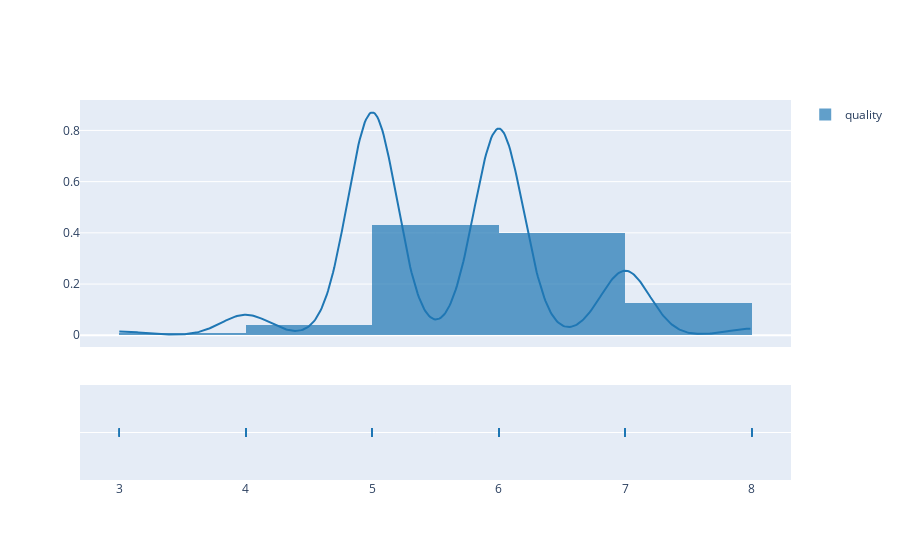

Here is the notebook cell this chart was saved with:
### Code cell
for i in df.columns:
  figure = ff.create_distplot(hist_data=[df[i]],group_labels=[i])
figure
# here for loop's techinque is not working

### Figure 1 — Plotly figure (JSON) as saved in the notebook; plotly's stock layout.template omitted (floating-point values rounded to 4 significant figures; data arrays with more than 128 entries replaced by an {"elided": "..."} marker saying what was removed)
{"data": [{"autobinx": false, "histnorm": "probability density", "legendgroup": "quality", "marker": {"color": "rgb(31, 119, 180)"}, "name": "quality", "opacity": 0.7, "type": "histogram", "x": {"elided": "1359 int values"}, "xaxis": "x", "xbins": {"end": 8, "size": 1, "start": 3}, "yaxis": "y"}, {"legendgroup": "quality", "marker": {"color": "rgb(31, 119, 180)"}, "mode": "lines", "name": "quality", "showlegend": false, "type": "scatter", "x": {"elided": "500 float values"}, "xaxis": "x", "y": {"elided": "500 float values"}, "yaxis": "y"}, {"legendgroup": "quality", "marker": {"color": "rgb(31, 119, 180)", "symbol": "line-ns-open"}, "mode": "markers", "name": "quality", "showlegend": false, "type": "scatter", "x": {"elided": "1359 int values"}, "xaxis": "x", "y": {"elided": "1359 str values"}, "yaxis": "y2"}], "layout": {"barmode": "overlay", "hovermode": "closest", "legend": {"traceorder": "reversed"}, "xaxis": {"anchor": "y2", "domain": [0, 1], "zeroline": false}, "yaxis": {"anchor": "free", "domain": [0.35, 1], "position": 0}, "yaxis2": {"anchor": "x", "domain": [0, 0.25], "dtick": 1, "showticklabels": false}}}
